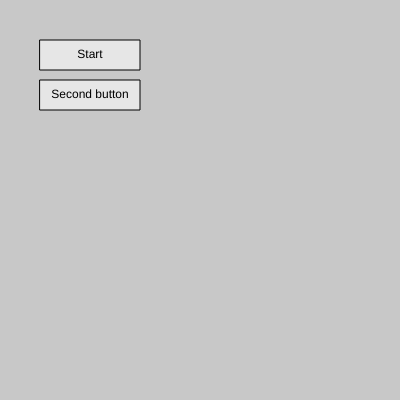
Frame 1 (no input)
Frame 60 (no input): identical to frame 1, image omitted
Frame 120 (the mouse pressed at the canvas centre since frame 60): identical to frame 1, image omitted

The p5.js sketch that drew this single still picture (run headless with seeded random() and noise() and a simulated clock; from frame 60 on, the mouse is pressed at the canvas centre):

// p5.js sketch
// ── sketch.js
let myButton;
let mySecondButton;

function setup(){
    createCanvas(400,400);
    myButton = new Button("Start", 40, 40, 100, 30);
    myButton.onClick = function(){myButtonPressedWithParams("Button one")};

    mySecondButton = new Button("Second button", 40, 80, 100, 30);
    mySecondButton.onClick = function(){myButtonPressedWithParams("Button two")}
}

function myButtonPressedWithParams(a){
  console.log(a);
}

function draw(){
    background(200);
    myButton.display();
    mySecondButton.display();
}
// ── button.js
class Button {

    constructor(text, x, y, width, height) {
        this.text = text;
        this.x = x;
        this.y = y;
        this.width = width;
        this.height = height;
    }

    isActive = true;
    activeColor = color(230);
    hoverColor = color(255);
    clickColor = color(100);
    inactiveColor = color(40);
    textColor = color(0);

    isClicked = false;
    onClick = function(){};

    setOnClick(onClick){
        this.onClick = onClick;
    }

    display() {
        //Clicking
        if (this.isActive) {
            if (mouseIsPressed && !this.isClicked) {
                if (this.containsMousePosition()) {
                    this.isClicked = true;
                    this.onClick();
                }
            }
            else if (!mouseIsPressed && this.isClicked) {
                this.isClicked = false;
            }

            //Hovering
            if (this.containsMousePosition()) {
                if (mouseIsPressed) {
                    fill(this.clickColor);
                }
                else {
                    fill(this.hoverColor);
                }
            }
            else {
                fill(this.activeColor);
            }
        }
        else{
            fill(this.inactiveColor);
        }

        //Drawing
        rect(this.x, this.y, this.width, this.height);
        fill(this.textColor);
        textAlign(CENTER, CENTER);
        text(this.text, this.x + this.width / 2, this.y + this.height / 2);
    }

    setActive(isActive) {
        this.isActive = isActive;
    }

    containsMousePosition() {
        if (mouseX > this.x && mouseX < this.x + this.width && mouseY > this.y && mouseY < this.y + this.height) {
            return true;
        }
        return false;
    }
}
// ── buttonOpdracht.js
class ButtonOpdracht {
    constructor(text, x, y, width, height) {
        this.text = text;
        this.x = x;
        this.y = y;
        this.width = width;
        this.height = height;
    }

    clicked = false;
    onClick = function () { };

    display() {
        if (mouseIsPressed && !this.clicked) {
            if (this.containsMousePosition()) {
                this.clicked = true;
                this.onClick();
            }
        }
        else if (!mouseIsPressed) {
            this.clicked = false;
        }

        rect(this.x, this.y, this.width, this.height);
        textAlign(CENTER, CENTER);
        text(this.text, this.x + this.width / 2, this.y + this.height / 2);
    }


    containsMousePosition() {
        if (mouseX > this.x && mouseX < this.x + this.width &&
            mouseY > this.y && mouseY < this.y + this.height) {
            return true;
        }
        return false;
    }
}
